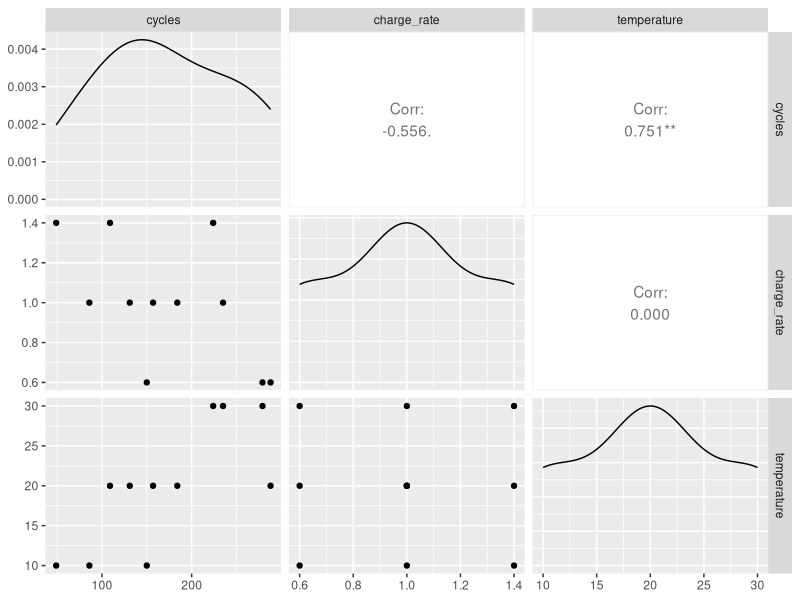
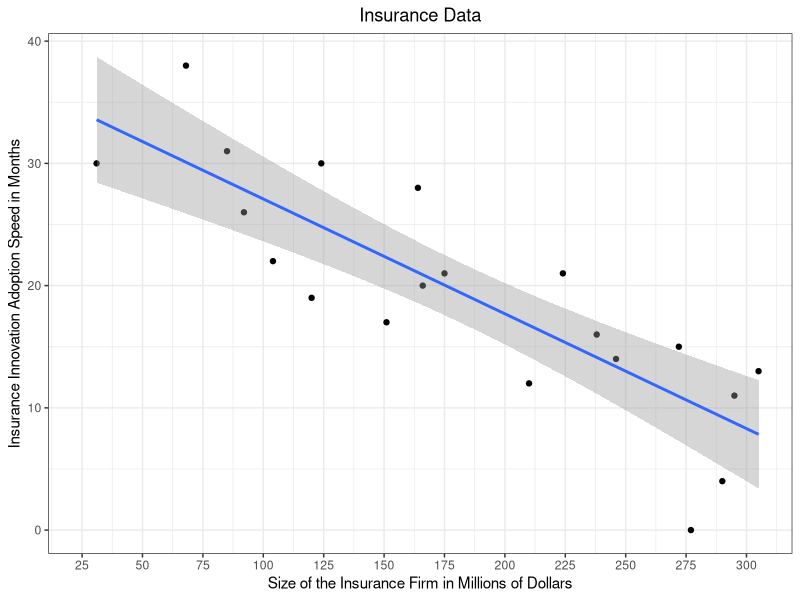
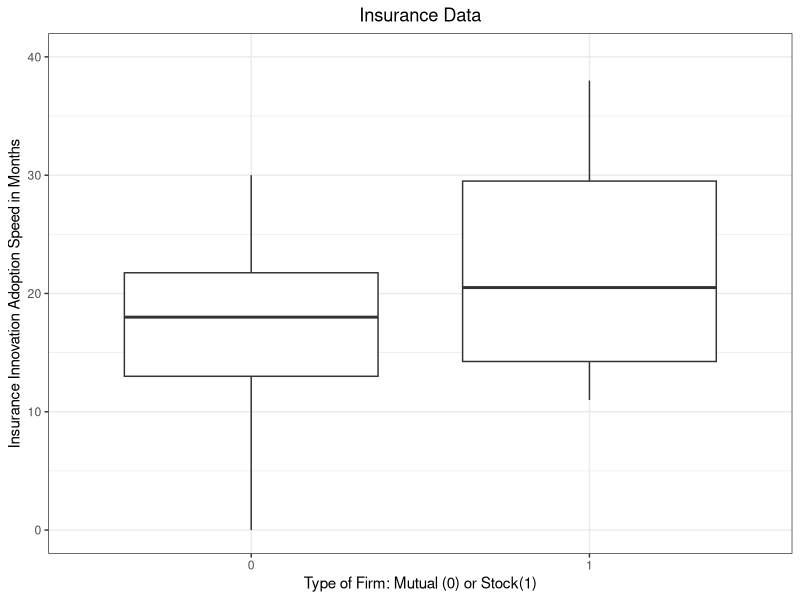
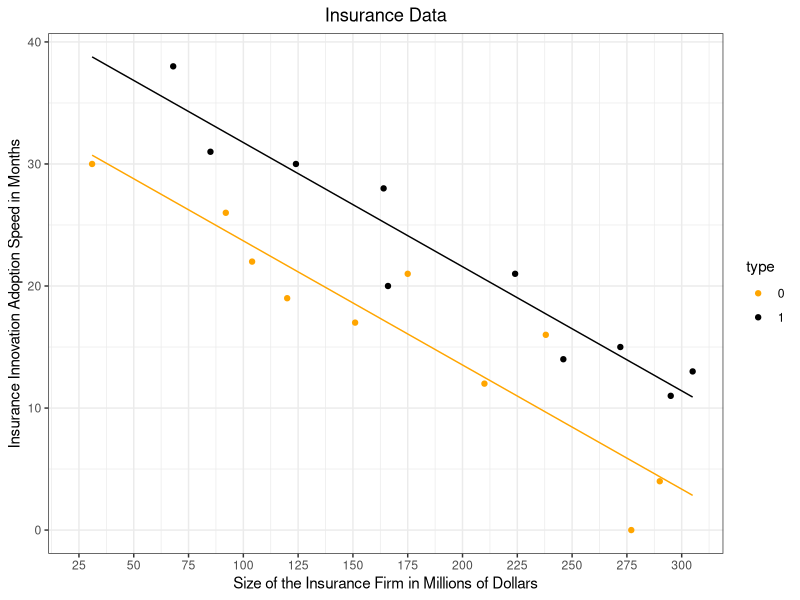
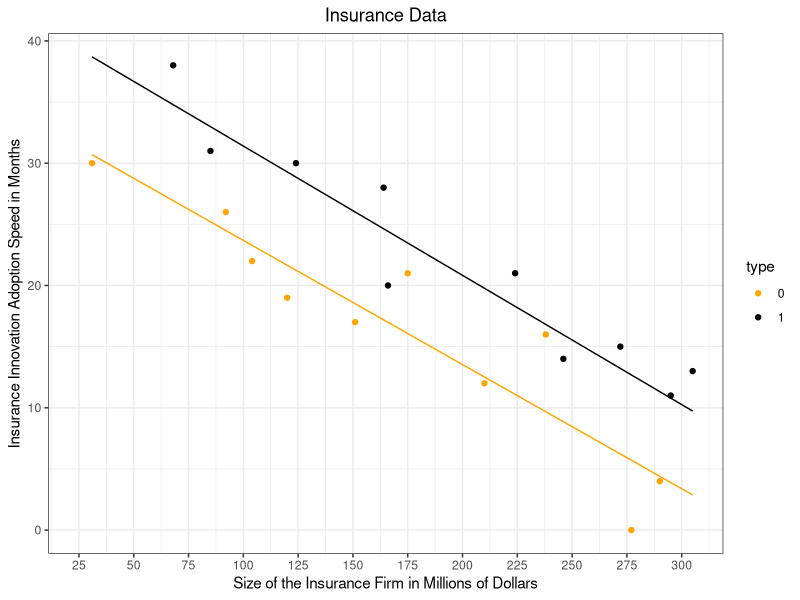

Recreate these plots in R, in order.
library(tidyverse)
library(GGally)
library(car)

# Create data frame
powercells <- read.table(text = "
cycles charge_rate temperature
150  0.6  10
86   1.0  10
49   1.4  10
288  0.6  20
157  1.0  20
131  1.0  20
184  1.0  20
109  1.4  20
279  0.6  30
235  1.0  30
224  1.4  30
", header = TRUE)

# Scatterplot matrix
ggpairs(powercells)

# Define higher-order predictors
powercells <- powercells |>
  mutate(cr_temp = charge_rate * temperature,
         cr2 = charge_rate^2,
         temp2 = temperature^2)

# Check for interaction
powercells_lm <- lm(cycles ~ charge_rate + temperature + cr_temp, data = powercells)
summary(powercells_lm)
vif(powercells_lm)
linearHypothesis(powercells_lm, "cr_temp = 0")

# Check for higher-order predictors
powercells_lm_2 <- lm(cycles ~ charge_rate + temperature + cr_temp + cr2 + temp2, data = powercells)
summary(powercells_lm_2)
vif(powercells_lm_2)
linearHypothesis(powercells_lm_2, c("cr_temp = 0", "cr2 = 0", "temp2 = 0"))

# Basic model
powercells_lm_3 <- lm(cycles ~ charge_rate + temperature, data = powercells)
summary(powercells_lm_3)

# Look at higher-order variables with standardized data
std_powercells <- powercells |>
  mutate(across(everything(), ~ (. - mean(.)) / sd(.) * (1 / sqrt(10))))

std_powercells <- std_powercells |>
  mutate(cr_temp = charge_rate * temperature,
         cr2 = charge_rate^2,
         temp2 = temperature^2)

std_powercells_lm <- lm(cycles ~ charge_rate + temperature + cr_temp, data = std_powercells)
summary(std_powercells_lm)
vif(std_powercells_lm)
linearHypothesis(std_powercells_lm, "cr_temp = 0")

std_powercells_lm_2 <- lm(cycles ~ charge_rate + temperature + cr_temp + cr2 + temp2, data = std_powercells)
summary(std_powercells_lm_2)
vif(std_powercells_lm_2)
linearHypothesis(std_powercells_lm_2, c("cr_temp = 0", "cr2 = 0", "temp2 = 0"))

################################################################################

# Create data frame
insurance <- data.frame(
  months = c(
    17, 26, 21, 30, 22, 0, 12, 19, 4, 16,
    28, 15, 11, 38, 31, 21, 20, 13, 30, 14
  ),
  size = c(
    151, 92, 175, 31, 104, 277, 210, 120, 290, 238,
    164, 272, 295, 68, 85, 224, 166, 305, 124, 246
  ),
  type = c(
    0, 0, 0, 0, 0, 0, 0, 0, 0, 0,
    1, 1, 1, 1, 1, 1, 1, 1, 1, 1
  )
)
insurance$type <- as.factor(insurance$type)

# Model with only quantitative predictor
insurance_lm_size <- lm(months ~ size, data = insurance)
summary(insurance_lm_size)
ggplot(insurance, aes(x = size, y = months)) +
  geom_point() +
  geom_smooth(method = "lm") +
  theme_bw() +
  scale_x_continuous("Size of the Insurance Firm in Millions of Dollars",
                     breaks = seq(25, 300, by = 25), limits = c(25, 305)) +
  ylab("Insurance Innovation Adoption Speed in Months") +
  ggtitle("Insurance Data") +
  theme(plot.title = element_text(hjust = 0.5))

# Model with only qualitative predictor
insurance_lm_type <- lm(months ~ type, data = insurance)
summary(insurance_lm_type)
ggplot(insurance_lm_type, aes(type, months)) +
  geom_boxplot() +
  theme_bw() +
  xlab("Type of Firm: Mutual (0) or Stock(1)") +
  scale_y_continuous("Insurance Innovation Adoption Speed in Months",
                     breaks = seq(0, 40, by = 10), limits = c(0, 40)) +
  ggtitle("Insurance Data") +
  theme(plot.title = element_text(hjust = 0.5))

# Additive model
insurance_lm_full <- lm(months ~ size + type, data = insurance)
summary(insurance_lm_full)

# Define predicted values for each type level by hand and look at fitted lines
insurance <- insurance |>
  mutate(pred0 = 33.87407 - 0.10174 * size,
         pred1 = 33.87407 - 0.10174 * size + 8.05547)
ggplot(insurance, aes(size, months, color = type)) +
  geom_point() +
  geom_line(aes(size, pred0), color = "orange") +
  geom_line(aes(size, pred1), color = "black") +
  theme_bw() +
  scale_x_continuous("Size of the Insurance Firm in Millions of Dollars",
                     breaks = seq(25, 300, by = 25), limits = c(25, 305)) +
  ylab("Insurance Innovation Adoption Speed in Months") +
  scale_color_manual(values = c("orange", "black")) +
  ggtitle("Insurance Data") +
  theme(plot.title = element_text(hjust = 0.5))

# Interaction model
insurance_lm_interaction <- lm(months ~ size * type, data = insurance)
summary(insurance_lm_interaction)

insurance <- insurance |>
  mutate(pred0 = 33.83837 - 0.10153 * size,
         pred1 = 33.83837 - 0.10153 * size + 8.13125 - 0.0041714 * size)
ggplot(insurance, aes(size, months, color = type)) +
  geom_point() +
  geom_line(aes(size, pred0), color = "orange") +
  geom_line(aes(size, pred1), color = "black") +
  theme_bw() +
  scale_x_continuous("Size of the Insurance Firm in Millions of Dollars",
                     breaks = seq(25, 300, by = 25), limits = c(25, 305)) +
  ylab("Insurance Innovation Adoption Speed in Months") +
  scale_color_manual(values = c("orange", "black")) +
  ggtitle("Insurance Data") +
  theme(plot.title = element_text(hjust = 0.5))
